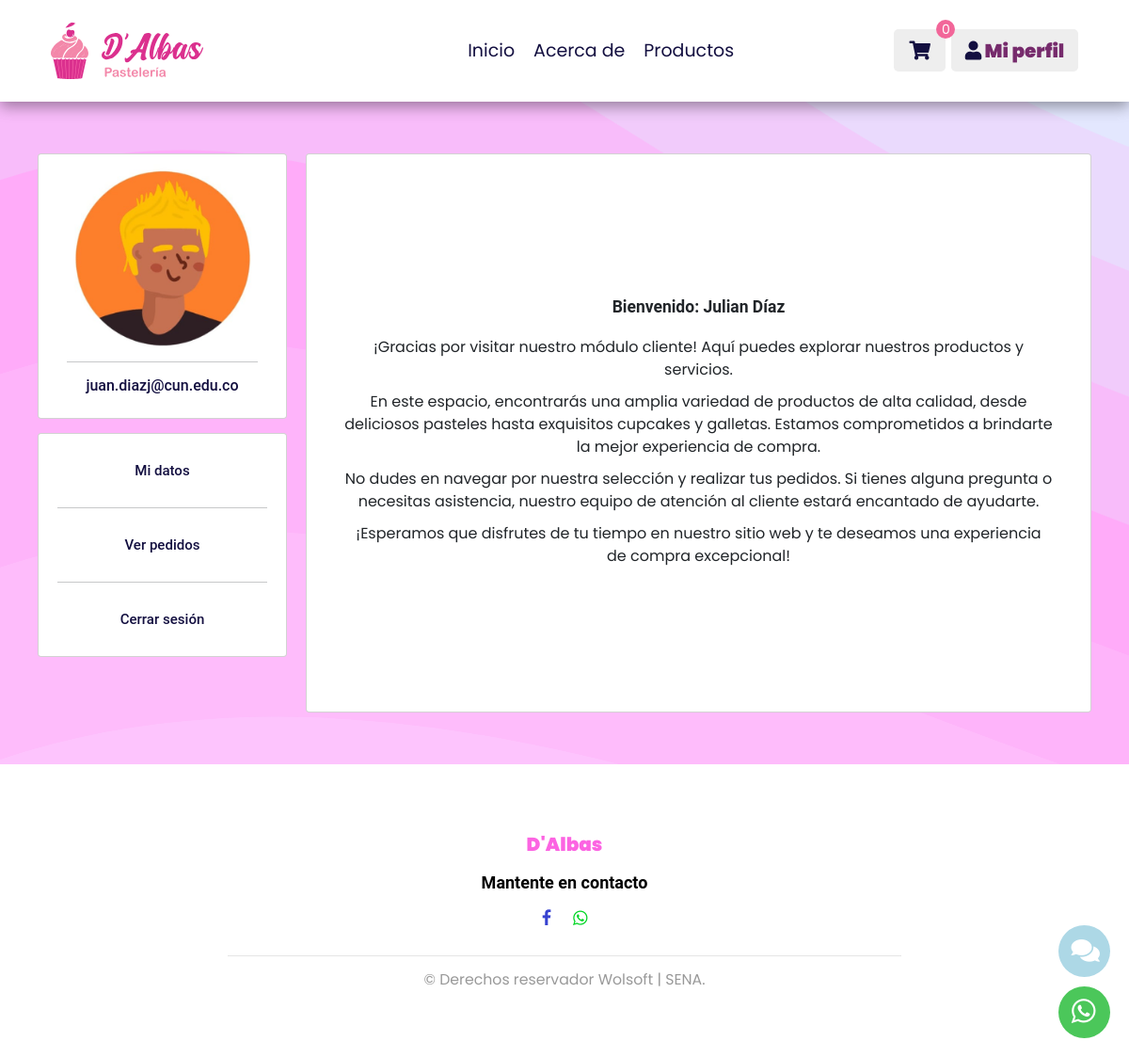
The page /vistaPerfilUsuario/ (signed in) on the database its author committed.
### app_DAlbas/models.py (models this page shows, shortened)
class User(AbstractUser):
    fotoUsuario = models.ImageField(upload_to=f"usuarios/",null=True,blank=True,db_comment="Foto del Usuario")
    tipoUsuario = models.CharField(max_length=15,choices=TIPO_USUARIOS,db_comment="Nombre del Tipo de usuario")
    estadoUsuario = models.CharField(max_length=10,choices=ESTADOS_USUARIOS,default='Activo',db_comment="Estado de los usuarios, deben estar activos para poder ingresar")
    fechaHoraCreacion  = models.DateTimeField(auto_now_add=True,db_comment="Fecha y hora del registro")
    fechaHoraActualizacion = models.DateTimeField(auto_now=True,db_comment="Fecha y hora última actualización")

### app_DAlbas/views.py (the view)
# urls.py: path("vistaPerfilUsuario/", views.vistaPerfilUsuario),
def vistaPerfilUsuario(request):
    if request.user.is_authenticated:
        if request.user.groups.filter(name='Cliente').exists():
            user_id = request.user.id
            cliente = get_object_or_404(Clientes, pk=user_id)
            retorno = {"cliente": cliente}
            return render(request, "cliente/perfilusuario.html", retorno)
        else:
            retorno = {"mensaje": "No tienes permiso para ingresar a esta vista"}
    else:
        retorno = {"mensaje": "Debe ingresar con sus credenciales"}
    return render(request, "login.html", retorno)

### app_DAlbas/Carrito.py (called while the page is built)
    def obtener_cantidad_total(self):
        total_cantidad = 0
        for producto_id, item in self.carrito.items():
            total_cantidad += item['cantidad']
        return total_cantidad

### app_DAlbas/context_processor.py (called while the page is built, shortened)
def totalCarrito(request):
    total = 0
    return {"total_carrito": total}

def cantidad_productos_carrito(request):
    carrito = Carrito(request)
    cantidad_productos = carrito.obtener_cantidad_total()
    return {'cantidad_productos_carrito': cantidad_productos}

### app_DAlbas/templates/cliente/perfilusuario.html (shortened to what this page needs)
{% extends "index.html" %}
{% block encabezado %}
{% include "cliente/encabezado.html" %}
{% endblock %}
{% block contenido %}
{% load static %}
<div class="container-fluid perfilUser p-5">
    <div class="row p-4">
        <div class="col-3 p-3">
            <div class="card p-3 text-center">
                <div class="text-center">
                    <img src="../media/{{ user.fotoUsuario }}" class="rounded-circle mx-auto d-block img-fluid" alt="..." id="imagenUsuario" style="border-radius: 50%;">
                </div>
                <div class="col-10 mx-auto mb-3">
                    <hr class="mb-4">
                    <h4 style="color: var(--black); font-size: medium;">{{ user.username }}</h4>
                </div>
            </div>
            <div class="card p-3 text-center mt-4">
                <nav class="p-3 menu-user">
                    <div class="col-10 mx-auto mt-3 mb-5 nav-item">
                        <a href="javascript:void(0);" class="h5 nav-user" style="color: var(--black);" onclick="mostrarDatos();">Mi datos</a>
                    </div>
                    <hr>
                    <div class="col-10 mx-auto mt-5 mb-5 nav-item">
                        <a href="javascript:void(0);" class="h5 nav-user" style="color: var(--black);" onclick="mostrarPedidos()">Ver pedidos</a>
                    </div>
                    <hr>
                    <div class="col-10 mx-auto mt-5 mb-3 nav-item">
                        <a href="/cerrarSesion/" id="cerrarSesion" class="h5 nav-user" style="color: var(--black);">Cerrar sesión</a>
                    </div>
                </nav>
            </div>
        </div>
        <div class="col-9 p-3">
            <div class="card text-center py-5 px-5" style="height: auto;">
                <div class="card-body py-5" id="vistaInicial" style="height: auto;">
                    <div class="d-flex flex-column justify-content-center align-items-center" style="height: 59vh;">
                        <h3 class="card-title text-center fw-bold">Bienvenido: {{ user.first_name }} {{ user.last_name }}</h3>
                        <br>
                        <div style="width: 100%; height: auto;">
                            <p class="card-text">
                                ¡Gracias por visitar nuestro módulo cliente! Aquí puedes explorar nuestros productos y servicios.
                            </p>
                            <p class="card-text">
                                En este espacio, encontrarás una amplia variedad de productos de alta calidad, desde deliciosos pasteles hasta exquisitos cupcakes y galletas. Estamos comprometidos a brindarte la mejor experiencia de compra.
                            </p>
                            <p class="card-text">
                                No dudes en navegar por nuestra selección y realizar tus pedidos. Si tienes alguna pregunta o necesitas asistencia, nuestro equipo de atención al cliente estará encantado de ayudarte.
                            </p>
                            <p class="card-text">
                                ¡Esperamos que disfrutes de tu tiempo en nuestro sitio web y te deseamos una experiencia de compra excepcional!
                            </p>
                        </div>
                    </div>
                </div>
            </div>
        </div>
    </div>
</div>
{% endblock %}
{% block footer %}
{% include "cliente/footer.html" %}
{% endblock %}

### app_DAlbas/static/css/style.css (style rules this page uses)
:root { --orange: #F26699; --black: #130f40; --light-color: #762b6c; --with: #F2F2F2; --pink-pastel: #F285AD; --pink: #D9145C; --box-shadow: 0 .5rem 1.5rem rgba(0, 0, 0, 0.384); --border: .2rem solid rgba(0, 0, 0, .1); --outline: .1rem solid rgba(0, 0, 0, .1); --outline-hover: .2rem solid var(--light-color); }
* { font-family: 'Poppins', sans-serif; margin: 0; padding: 0; box-sizing: border-box; outline: none; border: none; text-decoration: none; transition: all .2s linear; }
html { font-size: 62.5%; overflow-x: hidden; scroll-behavior: smooth; scroll-padding-top: 7rem; }
body { background-color: #FCD3FF; background-attachment: fixed; background-size: cover; }
.card .card-text { font-size: 1.6rem; }
.container-fluid { text-align: center; }
#imagenUsuario { background-size: cover; width: 200px; height: 200px; }
.align-items-center { align-items: center !important; }
.d-flex { display: flex !important; }
.row { display: flex; flex-wrap: wrap; margin-right: -15px; margin-left: -15px; }
h5, .h5, .cart_totals h2, .woocommerce-billing-fields h3, .woocommerce-additional-fields h3, .woocommerce-shipping-fields h3, #order_review_heading, #yith-wcwl-form .wishlist-title h2, .woocommerce legend { font-size: 1.5rem; }
a { color: #007bff; text-decoration: none; background-color: transparent; }
a { -webkit-transition: .3s all ease; -o-transition: .3s all ease; transition: .3s all ease; }
a, a:hover { text-decoration: none !important; }
h1, h2, h3, h4, h5, h6, .h1, .h2, .h3, .h4, .h5, .h6 { font-family: "Roboto", -apple-system, BlinkMacSystemFont, "Segoe UI", Roboto, "Helvetica Neue", Arial, "Noto Sans", sans-serif, "Apple Color Emoji", "Segoe UI Emoji", "Segoe UI Symbol", "Noto Color Emoji"; }

### rows shown on the page
User: fotoUsuario (picture), username "juan.diazj@cun.edu.co", first_name "Julian", last_name "Díaz"

### other values the page prints
{{ cantidad_productos_carrito }} "0"
